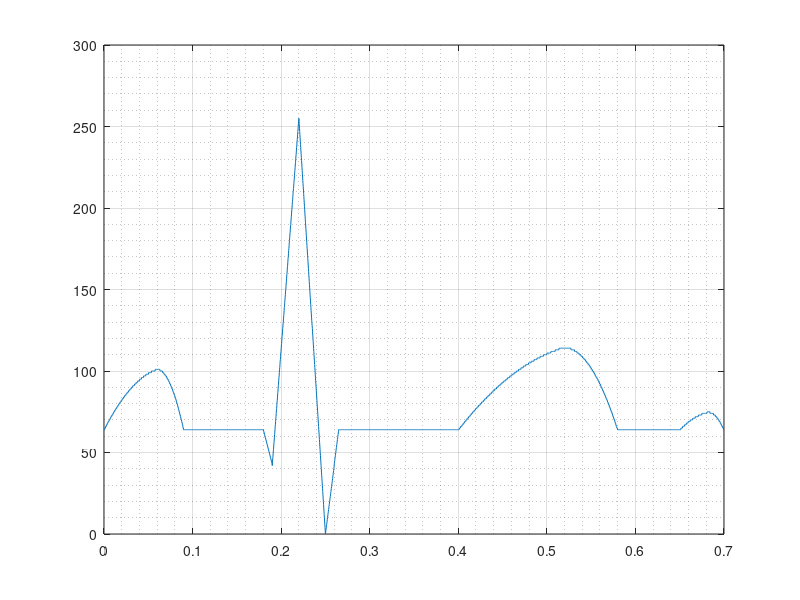
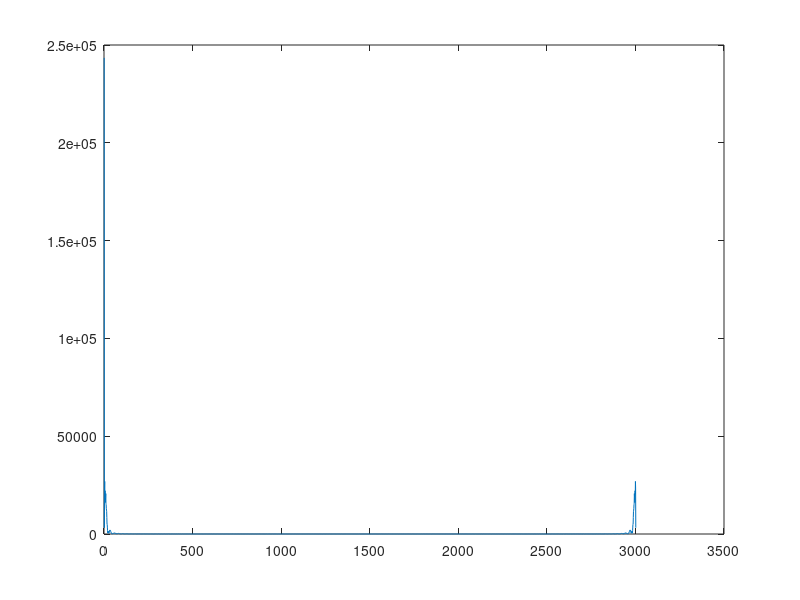

These figures' MATLAB source, in order:
%
% *ECG generator for arduino*
% This script return a theorical ECG signal in order to be reproduced from
% an arduino in a 0 to 255 bits array.

function [dataPoints]=heart_signal_drawer()
% Base sigmal
limit_x=[0 0.06 0.09 0.18 0.19 0.22 0.25 0.265 0.4 0.51 0.58 0.65 0.68 0.7];
%default number of points
dataPoints=3000;
x=linspace(0,0.7,dataPoints);
p=2;
x1=linspace(0,limit_x(p),round((limit_x(p)-limit_x(p-1))/0.7*dataPoints ));
p=3;
x2=linspace(limit_x(p-1),limit_x(p),round((limit_x(p)-limit_x(p-1))/0.7*dataPoints ));
p=4;
x3=linspace(limit_x(p-1),limit_x(p),round((limit_x(p)-limit_x(p-1))/0.7*dataPoints ));
p=5;
x4=linspace(limit_x(p-1),limit_x(p),round((limit_x(p)-limit_x(p-1))/0.7*dataPoints ));
p=6;
x5=linspace(limit_x(p-1),limit_x(p),round((limit_x(p)-limit_x(p-1))/0.7*dataPoints ));
p=7;
x6=linspace(limit_x(p-1),limit_x(p),round((limit_x(p)-limit_x(p-1))/0.7*dataPoints ));
p=8;
x7=linspace(limit_x(p-1),limit_x(p),round((limit_x(p)-limit_x(p-1))/0.7*dataPoints ));
p=9;
x8=linspace(limit_x(p-1),limit_x(p),round((limit_x(p)-limit_x(p-1))/0.7*dataPoints ));
p=10;
x9=linspace(limit_x(p-1),limit_x(p),round((limit_x(p)-limit_x(p-1))/0.7*dataPoints ));
p=11;
x10=linspace(limit_x(p-1),limit_x(p),round((limit_x(p)-limit_x(p-1))/0.7*dataPoints ));
p=12;
x11=linspace(limit_x(p-1),limit_x(p),round((limit_x(p)-limit_x(p-1))/0.7*dataPoints ));
p=13;
x12=linspace(limit_x(p-1),limit_x(p),round((limit_x(p)-limit_x(p-1))/0.7*dataPoints ));
p=14;
x13=linspace(limit_x(p-1),limit_x(p),round((limit_x(p)-limit_x(p-1))/0.7*dataPoints ));

close
%P
p1=[0,0];
p2=[0.06,0.175];
p3=[0.06*2,0.1];
A=[p1(1)^2 p1(1) 1;p2(1)^2 p2(1) 1;p3(1)^2 p3(1) 1];
b=[p1(2);p2(2);p3(2)];
s=A\b;
%x1=linspace(0,0.06,50);
y1=s(1)*x1.^2+s(2)*x1+s(3);
%2da parabola
p1=[0.09,0];
p2=[0.06,0.175];
p3=[0.03,0];
A=[p1(1)^2 p1(1) 1;p2(1)^2 p2(1) 1;p3(1)^2 p3(1) 1];
b=[p1(2);p2(2);p3(2)];
s=A\b;
%x2=linspace(0.06,0.09,50);
y2=s(1)*x2.^2+s(2)*x2+s(3);
%0s en segmento PR
%x3=linspace(0.09,0.18,25);
y3=x3.*0;
%recta QR
p1=[0.18,0];
p2=[0.19,-0.1];
A=[p1(1) 1;p2(1) 1];
b=[p1(2);p2(2)];
s=A\b;
%x4=linspace(0.18,0.19,25);
y4=s(1)*x4+s(2);
%recta RS
p1=[0.19,-0.1];
p2=[0.22,0.9];
A=[p1(1) 1;p2(1) 1];
b=[p1(2);p2(2)];
s=A\b;
%x5=linspace(0.19,0.22,50);
y5=s(1)*x5+s(2);
%recta RS 2
p1=[0.22,0.9];
p2=[0.25,-0.3];
A=[p1(1) 1;p2(1) 1];
b=[p1(2);p2(2)];
s=A\b;
%x6=linspace(0.22,0.25,50);
y6=s(1)*x6+s(2);
%recta RS 3
p1=[0.25,-0.3];
p2=[0.265,0];
A=[p1(1) 1;p2(1) 1];
b=[p1(2);p2(2)];
s=A\b;
%x7=linspace(0.25,0.265,25);
y7=s(1)*x7+s(2);
%0s en segmento ST
%x8=linspace(0.265,0.4,50);
y8=x8.*0;
%par�bola T
%P
p1=[0.4,0];
p2=[0.51,0.23];
p3=[0.4+(0.51-0.4)*2,0.2];
A=[p1(1)^2 p1(1) 1;p2(1)^2 p2(1) 1;p3(1)^2 p3(1) 1];
b=[p1(2);p2(2);p3(2)];
s=A\b;
%x9=linspace(0.4,0.51,50);
y9=s(1)*x9.^2+s(2)*x9+s(3);
%2da parabola
p1=[(0.51-0.58)/2+0.51,0.1];
p2=[0.51,0.23];
p3=[0.58,0];
A=[p1(1)^2 p1(1) 1;p2(1)^2 p2(1) 1;p3(1)^2 p3(1) 1];
b=[p1(2);p2(2);p3(2)];
s=A\b;
%x10=linspace(0.51,0.58,50);
y10=s(1)*x10.^2+s(2)*x10+s(3);
%0s en segmento TU
%x11=linspace(0.58,0.65,50);
y11=x11.*0;
%par�bola U
%P
p1=[0.65,0];
p2=[0.68,0.05];
p3=[0.65+(0.68-0.65)*2,0.04];
A=[p1(1)^2 p1(1) 1;p2(1)^2 p2(1) 1;p3(1)^2 p3(1) 1];
b=[p1(2);p2(2);p3(2)];
s=A\b;
%x12=linspace(0.65,0.68,25);
y12=s(1)*x12.^2+s(2)*x12+s(3);
%2da parabola
p1=[(0.68-0.65)/2+0.68,0.025];
p2=[0.68,0.05];
p3=[0.7,0];
A=[p1(1)^2 p1(1) 1;p2(1)^2 p2(1) 1;p3(1)^2 p3(1) 1];
b=[p1(2);p2(2);p3(2)];
s=A\b;
%x13=linspace(0.68,0.7,25);

y13=s(1)*x13.^2+s(2)*x13+s(3);
%cohersion of data
y=[y1 y2 y3 y4 y5 y6 y7 y8 y9 y10 y11 y12 y13];

%scale to 0-255 y-axis-data
y=y+0.3;
y=round(y*255/1.2);

x=[x1 x2 x3 x4 x5 x6 x7 x8 x9 x10 x11 x12 x13];
plot(x,y)
grid on
grid minor
[~,dataPoints]=size(x);
clc
for k=1:dataPoints
    fprintf('%i, ',y(k))
end
Y1=abs(fft(y));
figure
plot(Y1);